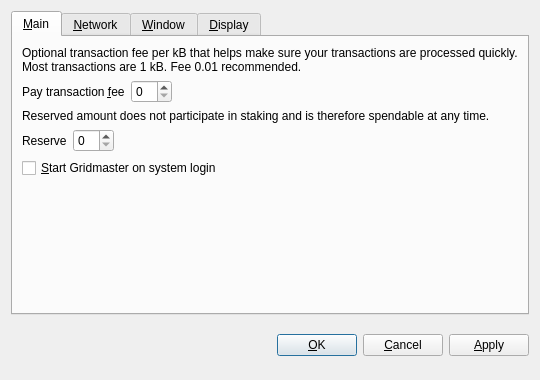
<?xml version="1.0" encoding="UTF-8"?>
<ui version="4.0">
 <class>OptionsDialog</class>
 <widget class="QDialog" name="OptionsDialog">
  <property name="geometry">
   <rect>
    <x>0</x>
    <y>0</y>
    <width>540</width>
    <height>380</height>
   </rect>
  </property>
  <property name="windowTitle">
   <string>Options</string>
  </property>
  <property name="modal">
   <bool>true</bool>
  </property>
  <layout class="QVBoxLayout" name="verticalLayout">
   <item>
    <widget class="QTabWidget" name="tabWidget">
     <property name="tabPosition">
      <enum>QTabWidget::North</enum>
     </property>
     <property name="currentIndex">
      <number>0</number>
     </property>
     <widget class="QWidget" name="tabMain">
      <attribute name="title">
       <string>&amp;Main</string>
      </attribute>
      <layout class="QVBoxLayout" name="verticalLayout_Main">
       <item>
        <widget class="QLabel" name="transactionFeeInfoLabel">
         <property name="text">
          <string>Optional transaction fee per kB that helps make sure your transactions are processed quickly. Most transactions are 1 kB. Fee 0.01 recommended.</string>
         </property>
         <property name="textFormat">
          <enum>Qt::PlainText</enum>
         </property>
         <property name="wordWrap">
          <bool>true</bool>
         </property>
        </widget>
       </item>
       <item>
        <layout class="QHBoxLayout" name="horizontalLayoutFee">
         <item>
          <widget class="QLabel" name="transactionFeeLabel">
           <property name="text">
            <string>Pay transaction &amp;fee</string>
           </property>
           <property name="textFormat">
            <enum>Qt::PlainText</enum>
           </property>
           <property name="buddy">
            <cstring>transactionFee</cstring>
           </property>
          </widget>
         </item>
         <item>
          <widget class="BitcoinAmountField" name="transactionFee"/>
         </item>
         <item>
          <spacer name="horizontalSpacerFee">
           <property name="orientation">
            <enum>Qt::Horizontal</enum>
           </property>
           <property name="sizeHint" stdset="0">
            <size>
             <width>40</width>
             <height>20</height>
            </size>
           </property>
          </spacer>
         </item>
        </layout>
       </item>
       <item>
        <widget class="QLabel" name="reserveBalanceInfoLabel">
         <property name="text">
          <string>Reserved amount does not participate in staking and is therefore spendable at any time.</string>
         </property>
         <property name="textFormat">
          <enum>Qt::PlainText</enum>
         </property>
         <property name="wordWrap">
          <bool>true</bool>
         </property>
        </widget>
       </item>
       <item>
        <layout class="QHBoxLayout" name="horizontalLayoutReserveBalance">
         <item>
          <widget class="QLabel" name="reserveBalanceLabel">
           <property name="text">
            <string>Reserve</string>
           </property>
           <property name="textFormat">
            <enum>Qt::PlainText</enum>
           </property>
           <property name="buddy">
            <cstring>reserveBalance</cstring>
           </property>
          </widget>
         </item>
         <item>
          <widget class="BitcoinAmountField" name="reserveBalance"/>
         </item>
         <item>
          <spacer name="horizontalSpacerReserveBalance">
           <property name="orientation">
            <enum>Qt::Horizontal</enum>
           </property>
           <property name="sizeHint" stdset="0">
            <size>
             <width>40</width>
             <height>20</height>
            </size>
           </property>
          </spacer>
         </item>
        </layout>
       </item>
       <item>
        <widget class="QCheckBox" name="bitcoinAtStartup">
         <property name="toolTip">
          <string>Automatically start Gridmaster after logging in to the system.</string>
         </property>
         <property name="text">
          <string>&amp;Start Gridmaster on system login</string>
         </property>
        </widget>
       </item>
       <item>
        <spacer name="verticalSpacer_Main">
         <property name="orientation">
          <enum>Qt::Vertical</enum>
         </property>
         <property name="sizeHint" stdset="0">
          <size>
           <width>20</width>
           <height>40</height>
          </size>
         </property>
        </spacer>
       </item>
      </layout>
     </widget>
     <widget class="QWidget" name="tabNetwork">
      <attribute name="title">
       <string>&amp;Network</string>
      </attribute>
      <layout class="QVBoxLayout" name="verticalLayout_Network">
       <item>
        <widget class="QCheckBox" name="mapPortUpnp">
         <property name="toolTip">
          <string>Automatically open the Gridmaster client port on the router. This only works when your router supports UPnP and it is enabled.</string>
         </property>
         <property name="text">
          <string>Map port using &amp;UPnP</string>
         </property>
        </widget>
       </item>
       <item>
        <widget class="QCheckBox" name="connectSocks">
         <property name="toolTip">
          <string>Connect to the Gridmaster network through a SOCKS5 proxy (e.g. when connecting through Tor).</string>
         </property>
         <property name="text">
          <string>&amp;Connect through SOCKS5 proxy:</string>
         </property>
        </widget>
       </item>
       <item>
        <layout class="QHBoxLayout" name="horizontalLayout_Network">
         <item>
          <widget class="QLabel" name="proxyIpLabel">
           <property name="text">
            <string>Proxy &amp;IP:</string>
           </property>
           <property name="textFormat">
            <enum>Qt::PlainText</enum>
           </property>
           <property name="buddy">
            <cstring>proxyIp</cstring>
           </property>
          </widget>
         </item>
         <item>
          <widget class="QValidatedLineEdit" name="proxyIp">
           <property name="maximumSize">
            <size>
             <width>140</width>
             <height>16777215</height>
            </size>
           </property>
           <property name="toolTip">
            <string>IP address of the proxy (e.g. 127.0.0.1)</string>
           </property>
          </widget>
         </item>
         <item>
          <widget class="QLabel" name="proxyPortLabel">
           <property name="text">
            <string>&amp;Port:</string>
           </property>
           <property name="textFormat">
            <enum>Qt::PlainText</enum>
           </property>
           <property name="buddy">
            <cstring>proxyPort</cstring>
           </property>
          </widget>
         </item>
         <item>
          <widget class="QLineEdit" name="proxyPort">
           <property name="maximumSize">
            <size>
             <width>55</width>
             <height>16777215</height>
            </size>
           </property>
           <property name="toolTip">
            <string>Port of the proxy (e.g. 9050)</string>
           </property>
          </widget>
         </item>
         <item>
          <spacer name="horizontalSpacer_Network">
           <property name="orientation">
            <enum>Qt::Horizontal</enum>
           </property>
           <property name="sizeHint" stdset="0">
            <size>
             <width>40</width>
             <height>20</height>
            </size>
           </property>
          </spacer>
         </item>
        </layout>
       </item>
       <item>
        <spacer name="verticalSpacer_Network">
         <property name="orientation">
          <enum>Qt::Vertical</enum>
         </property>
         <property name="sizeHint" stdset="0">
          <size>
           <width>20</width>
           <height>40</height>
          </size>
         </property>
        </spacer>
       </item>
      </layout>
     </widget>
     <widget class="QWidget" name="tabWindow">
      <attribute name="title">
       <string>&amp;Window</string>
      </attribute>
      <layout class="QVBoxLayout" name="verticalLayout_Window">
       <item>
        <widget class="QCheckBox" name="minimizeToTray">
         <property name="toolTip">
          <string>Show only a tray icon after minimizing the window.</string>
         </property>
         <property name="text">
          <string>&amp;Minimize to the tray instead of the taskbar</string>
         </property>
        </widget>
       </item>
       <item>
        <widget class="QCheckBox" name="minimizeOnClose">
         <property name="toolTip">
          <string>Minimize instead of exit the application when the window is closed. When this option is enabled, the application will be closed only after selecting Quit in the menu.</string>
         </property>
         <property name="text">
          <string>M&amp;inimize on close</string>
         </property>
        </widget>
       </item>
       <item>
        <spacer name="verticalSpacer_Window">
         <property name="orientation">
          <enum>Qt::Vertical</enum>
         </property>
         <property name="sizeHint" stdset="0">
          <size>
           <width>20</width>
           <height>40</height>
          </size>
         </property>
        </spacer>
       </item>
      </layout>
     </widget>
     <widget class="QWidget" name="tabDisplay">
      <attribute name="title">
       <string>&amp;Display</string>
      </attribute>
      <layout class="QVBoxLayout" name="verticalLayout_Display">
       <item>
        <layout class="QHBoxLayout" name="horizontalLayout_1_Display">
         <item>
          <widget class="QLabel" name="langLabel">
           <property name="text">
            <string>User Interface &amp;language:</string>
           </property>
           <property name="textFormat">
            <enum>Qt::PlainText</enum>
           </property>
           <property name="buddy">
            <cstring>lang</cstring>
           </property>
          </widget>
         </item>
         <item>
          <widget class="QValueComboBox" name="lang">
           <property name="toolTip">
            <string>The user interface language can be set here. This setting will take effect after restarting Gridmaster.</string>
           </property>
          </widget>
         </item>
        </layout>
       </item>
       <item>
        <layout class="QHBoxLayout" name="horizontalLayout_2_Display">
         <item>
          <widget class="QLabel" name="unitLabel">
           <property name="text">
            <string>&amp;Unit to show amounts in:</string>
           </property>
           <property name="textFormat">
            <enum>Qt::PlainText</enum>
           </property>
           <property name="buddy">
            <cstring>unit</cstring>
           </property>
          </widget>
         </item>
         <item>
          <widget class="QValueComboBox" name="unit">
           <property name="toolTip">
            <string>Choose the default subdivision unit to show in the interface and when sending coins.</string>
           </property>
          </widget>
         </item>
        </layout>
       </item>
       <item>
        <widget class="QCheckBox" name="coinControlFeatures">
         <property name="toolTip">
          <string>Whether to show coin control features or not.</string>
         </property>
         <property name="text">
          <string>Display coin &amp;control features (experts only!)</string>
         </property>
        </widget>
       </item>
       <item>
        <widget class="QCheckBox" name="minimizeCoinAge">
         <property name="toolTip">
          <string>Whether to select the coin outputs randomly or with minimal coin age.</string>
         </property>
         <property name="text">
          <string>Minimize weight consumption (experimental)</string>
         </property>
        </widget>
       </item>
       <item>
        <widget class="QCheckBox" name="useBlackTheme">
         <property name="text">
          <string>Use black visual theme (requires restart)</string>
         </property>
        </widget>
       </item>
       <item>
        <spacer name="verticalSpacer_Display">
         <property name="orientation">
          <enum>Qt::Vertical</enum>
         </property>
         <property name="sizeHint" stdset="0">
          <size>
           <width>20</width>
           <height>40</height>
          </size>
         </property>
        </spacer>
       </item>
      </layout>
     </widget>
    </widget>
   </item>
   <item>
    <layout class="QHBoxLayout" name="horizontalLayout_Buttons">
     <item>
      <spacer name="horizontalSpacer_1">
       <property name="orientation">
        <enum>Qt::Horizontal</enum>
       </property>
       <property name="sizeHint" stdset="0">
        <size>
         <width>40</width>
         <height>48</height>
        </size>
       </property>
      </spacer>
     </item>
     <item>
      <widget class="QLabel" name="statusLabel">
       <property name="font">
        <font>
         <weight>75</weight>
         <bold>true</bold>
        </font>
       </property>
       <property name="text">
        <string/>
       </property>
       <property name="textFormat">
        <enum>Qt::PlainText</enum>
       </property>
       <property name="wordWrap">
        <bool>true</bool>
       </property>
      </widget>
     </item>
     <item>
      <spacer name="horizontalSpacer_2">
       <property name="orientation">
        <enum>Qt::Horizontal</enum>
       </property>
       <property name="sizeHint" stdset="0">
        <size>
         <width>40</width>
         <height>48</height>
        </size>
       </property>
      </spacer>
     </item>
     <item>
      <widget class="QPushButton" name="okButton">
       <property name="text">
        <string>&amp;OK</string>
       </property>
      </widget>
     </item>
     <item>
      <widget class="QPushButton" name="cancelButton">
       <property name="text">
        <string>&amp;Cancel</string>
       </property>
       <property name="autoDefault">
        <bool>false</bool>
       </property>
      </widget>
     </item>
     <item>
      <widget class="QPushButton" name="applyButton">
       <property name="text">
        <string>&amp;Apply</string>
       </property>
       <property name="autoDefault">
        <bool>false</bool>
       </property>
      </widget>
     </item>
    </layout>
   </item>
  </layout>
 </widget>
 <customwidgets>
  <customwidget>
   <class>BitcoinAmountField</class>
   <extends>QSpinBox</extends>
   <header>bitcoinamountfield.h</header>
  </customwidget>
  <customwidget>
   <class>QValueComboBox</class>
   <extends>QComboBox</extends>
   <header>qvaluecombobox.h</header>
  </customwidget>
  <customwidget>
   <class>QValidatedLineEdit</class>
   <extends>QLineEdit</extends>
   <header>qvalidatedlineedit.h</header>
  </customwidget>
 </customwidgets>
 <resources/>
 <connections/>
</ui>
